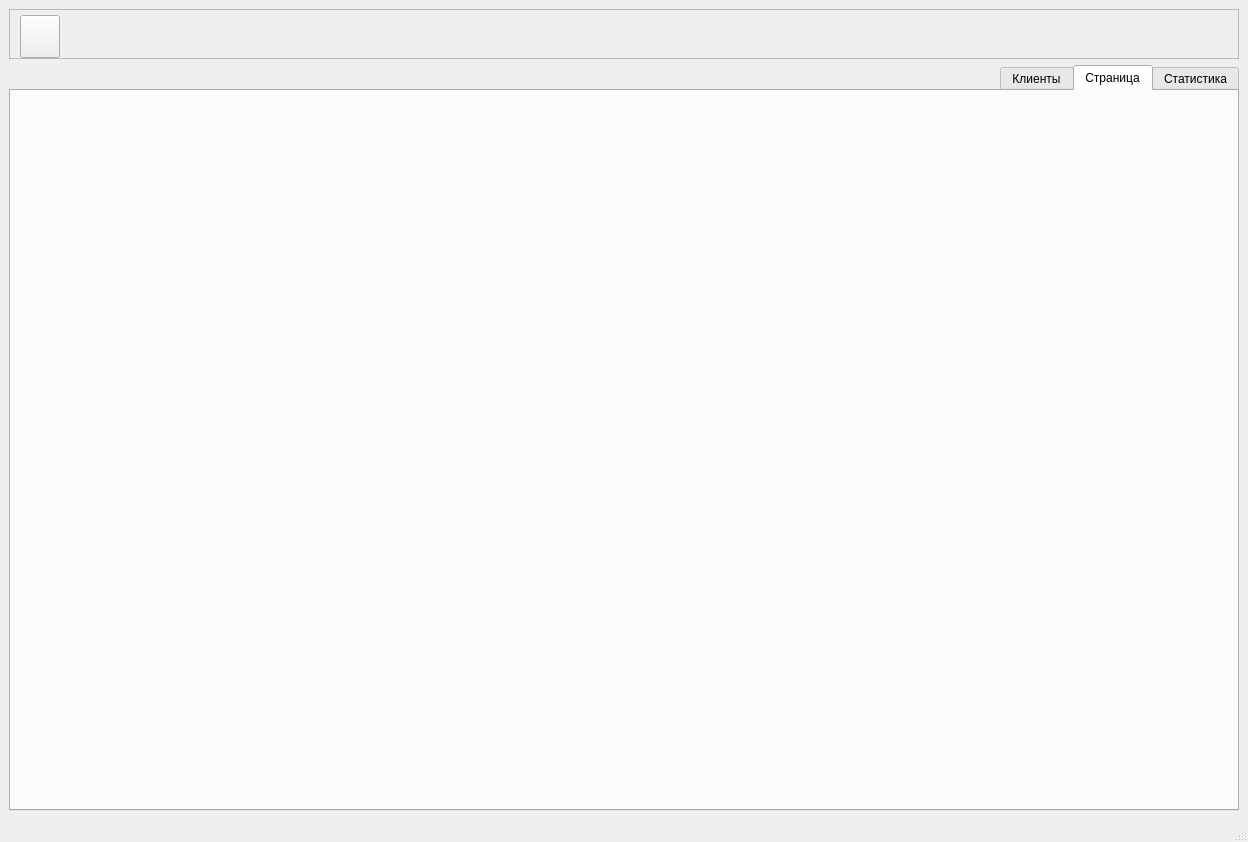
<?xml version="1.0" encoding="UTF-8"?>
<ui version="4.0">
 <class>MainWindow</class>
 <widget class="QMainWindow" name="MainWindow">
  <property name="geometry">
   <rect>
    <x>0</x>
    <y>0</y>
    <width>1248</width>
    <height>842</height>
   </rect>
  </property>
  <property name="sizePolicy">
   <sizepolicy hsizetype="Expanding" vsizetype="Expanding">
    <horstretch>0</horstretch>
    <verstretch>0</verstretch>
   </sizepolicy>
  </property>
  <property name="windowTitle">
   <string>MainWindow</string>
  </property>
  <property name="styleSheet">
   <string notr="true"/>
  </property>
  <widget class="QWidget" name="centralwidget">
   <layout class="QVBoxLayout" name="verticalLayout">
    <item>
     <widget class="QFrame" name="frm_top">
      <property name="minimumSize">
       <size>
        <width>0</width>
        <height>50</height>
       </size>
      </property>
      <property name="maximumSize">
       <size>
        <width>16777215</width>
        <height>50</height>
       </size>
      </property>
      <property name="frameShape">
       <enum>QFrame::StyledPanel</enum>
      </property>
      <property name="frameShadow">
       <enum>QFrame::Raised</enum>
      </property>
      <property name="lineWidth">
       <number>1</number>
      </property>
      <layout class="QHBoxLayout" name="horizontalLayout">
       <property name="spacing">
        <number>5</number>
       </property>
       <property name="leftMargin">
        <number>10</number>
       </property>
       <property name="topMargin">
        <number>5</number>
       </property>
       <property name="rightMargin">
        <number>10</number>
       </property>
       <property name="bottomMargin">
        <number>0</number>
       </property>
       <item>
        <widget class="QPushButton" name="btn_hamburger_menu">
         <property name="sizePolicy">
          <sizepolicy hsizetype="Minimum" vsizetype="Expanding">
           <horstretch>0</horstretch>
           <verstretch>0</verstretch>
          </sizepolicy>
         </property>
         <property name="minimumSize">
          <size>
           <width>40</width>
           <height>0</height>
          </size>
         </property>
         <property name="maximumSize">
          <size>
           <width>40</width>
           <height>16777215</height>
          </size>
         </property>
         <property name="cursor">
          <cursorShape>PointingHandCursor</cursorShape>
         </property>
         <property name="text">
          <string/>
         </property>
         <property name="icon">
          <iconset resource="../../resurce.qrc">
           <normaloff>:/Icons/icons/menu_.svg</normaloff>
           <normalon>:/Icons/icons/x_.svg</normalon>
           <disabledon>:/Icons/icons/x_.svg</disabledon>
           <activeon>:/Icons/icons/x_.svg</activeon>:/Icons/icons/menu_.svg</iconset>
         </property>
         <property name="iconSize">
          <size>
           <width>30</width>
           <height>30</height>
          </size>
         </property>
         <property name="checkable">
          <bool>true</bool>
         </property>
        </widget>
       </item>
       <item>
        <spacer name="horizontalSpacer">
         <property name="orientation">
          <enum>Qt::Horizontal</enum>
         </property>
         <property name="sizeHint" stdset="0">
          <size>
           <width>500</width>
           <height>20</height>
          </size>
         </property>
        </spacer>
       </item>
       <item>
        <layout class="QHBoxLayout" name="horizontalLayout_5">
         <property name="spacing">
          <number>10</number>
         </property>
         <property name="rightMargin">
          <number>20</number>
         </property>
         <property name="bottomMargin">
          <number>0</number>
         </property>
         <item>
          <widget class="QLabel" name="lbl_role_name">
           <property name="minimumSize">
            <size>
             <width>20</width>
             <height>0</height>
            </size>
           </property>
           <property name="text">
            <string/>
           </property>
          </widget>
         </item>
         <item>
          <widget class="QLabel" name="lbl_name_user">
           <property name="minimumSize">
            <size>
             <width>20</width>
             <height>0</height>
            </size>
           </property>
           <property name="text">
            <string/>
           </property>
          </widget>
         </item>
         <item>
          <widget class="QLabel" name="role">
           <property name="maximumSize">
            <size>
             <width>0</width>
             <height>0</height>
            </size>
           </property>
           <property name="text">
            <string/>
           </property>
          </widget>
         </item>
        </layout>
       </item>
      </layout>
     </widget>
    </item>
    <item>
     <widget class="QFrame" name="frm_content">
      <property name="sizePolicy">
       <sizepolicy hsizetype="Preferred" vsizetype="Expanding">
        <horstretch>0</horstretch>
        <verstretch>0</verstretch>
       </sizepolicy>
      </property>
      <property name="frameShape">
       <enum>QFrame::NoFrame</enum>
      </property>
      <property name="frameShadow">
       <enum>QFrame::Raised</enum>
      </property>
      <layout class="QVBoxLayout" name="layoutContent">
       <property name="spacing">
        <number>5</number>
       </property>
       <property name="leftMargin">
        <number>0</number>
       </property>
       <property name="topMargin">
        <number>0</number>
       </property>
       <property name="rightMargin">
        <number>0</number>
       </property>
       <property name="bottomMargin">
        <number>0</number>
       </property>
       <item>
        <widget class="QTabWidget" name="tabWidget">
         <property name="cursor">
          <cursorShape>PointingHandCursor</cursorShape>
         </property>
         <property name="layoutDirection">
          <enum>Qt::RightToLeft</enum>
         </property>
         <property name="currentIndex">
          <number>1</number>
         </property>
         <widget class="QWidget" name="tab_base">
          <attribute name="title">
           <string>Статистика</string>
          </attribute>
          <layout class="QHBoxLayout" name="horizontalLayout_4">
           <property name="spacing">
            <number>0</number>
           </property>
           <property name="leftMargin">
            <number>0</number>
           </property>
           <property name="topMargin">
            <number>0</number>
           </property>
           <property name="rightMargin">
            <number>0</number>
           </property>
           <property name="bottomMargin">
            <number>0</number>
           </property>
           <item>
            <layout class="QVBoxLayout" name="charts_layout">
             <property name="spacing">
              <number>5</number>
             </property>
            </layout>
           </item>
          </layout>
         </widget>
         <widget class="QWidget" name="tab_arendators_window">
          <property name="layoutDirection">
           <enum>Qt::LeftToRight</enum>
          </property>
          <attribute name="title">
           <string>Страница</string>
          </attribute>
          <layout class="QVBoxLayout" name="verticalLayout_6">
           <property name="spacing">
            <number>0</number>
           </property>
           <property name="leftMargin">
            <number>0</number>
           </property>
           <property name="topMargin">
            <number>0</number>
           </property>
           <property name="rightMargin">
            <number>0</number>
           </property>
           <property name="bottomMargin">
            <number>0</number>
           </property>
           <item>
            <layout class="QVBoxLayout" name="layout_arendators_window">
             <property name="spacing">
              <number>0</number>
             </property>
            </layout>
           </item>
          </layout>
         </widget>
         <widget class="QWidget" name="tab_arendators">
          <property name="layoutDirection">
           <enum>Qt::LeftToRight</enum>
          </property>
          <attribute name="title">
           <string>Клиенты</string>
          </attribute>
          <layout class="QHBoxLayout" name="horizontalLayout_2" stretch="3">
           <property name="spacing">
            <number>0</number>
           </property>
           <property name="leftMargin">
            <number>0</number>
           </property>
           <property name="topMargin">
            <number>0</number>
           </property>
           <property name="rightMargin">
            <number>0</number>
           </property>
           <property name="bottomMargin">
            <number>0</number>
           </property>
           <item>
            <widget class="QFrame" name="frm_arendators">
             <property name="sizePolicy">
              <sizepolicy hsizetype="Preferred" vsizetype="Expanding">
               <horstretch>0</horstretch>
               <verstretch>0</verstretch>
              </sizepolicy>
             </property>
             <property name="frameShape">
              <enum>QFrame::StyledPanel</enum>
             </property>
             <property name="frameShadow">
              <enum>QFrame::Raised</enum>
             </property>
             <property name="lineWidth">
              <number>0</number>
             </property>
             <layout class="QVBoxLayout" name="verticalLayout_2">
              <property name="spacing">
               <number>5</number>
              </property>
              <property name="leftMargin">
               <number>5</number>
              </property>
              <property name="topMargin">
               <number>10</number>
              </property>
              <property name="rightMargin">
               <number>0</number>
              </property>
              <property name="bottomMargin">
               <number>0</number>
              </property>
              <item>
               <layout class="QVBoxLayout" name="verticalLayout_4">
                <property name="spacing">
                 <number>5</number>
                </property>
                <property name="bottomMargin">
                 <number>5</number>
                </property>
                <item>
                 <layout class="QHBoxLayout" name="layoutSearchArendator">
                  <property name="spacing">
                   <number>5</number>
                  </property>
                  <property name="bottomMargin">
                   <number>15</number>
                  </property>
                  <item>
                   <widget class="QLineEdit" name="surname___text">
                    <property name="minimumSize">
                     <size>
                      <width>0</width>
                      <height>40</height>
                     </size>
                    </property>
                    <property name="clearButtonEnabled">
                     <bool>true</bool>
                    </property>
                   </widget>
                  </item>
                  <item>
                   <widget class="QComboBox" name="cb_arendators">
                    <property name="minimumSize">
                     <size>
                      <width>200</width>
                      <height>40</height>
                     </size>
                    </property>
                    <property name="placeholderText">
                     <string>Сортировать по...</string>
                    </property>
                   </widget>
                  </item>
                  <item>
                   <widget class="QGroupBox" name="groupBox">
                    <property name="minimumSize">
                     <size>
                      <width>250</width>
                      <height>0</height>
                     </size>
                    </property>
                    <property name="title">
                     <string/>
                    </property>
                    <layout class="QHBoxLayout" name="horizontalLayout_6">
                     <property name="spacing">
                      <number>10</number>
                     </property>
                     <property name="leftMargin">
                      <number>10</number>
                     </property>
                     <property name="topMargin">
                      <number>0</number>
                     </property>
                     <property name="rightMargin">
                      <number>0</number>
                     </property>
                     <property name="bottomMargin">
                      <number>0</number>
                     </property>
                     <item>
                      <widget class="QRadioButton" name="hiden_arendator__all">
                       <property name="minimumSize">
                        <size>
                         <width>0</width>
                         <height>30</height>
                        </size>
                       </property>
                       <property name="text">
                        <string>Все</string>
                       </property>
                       <property name="checked">
                        <bool>true</bool>
                       </property>
                      </widget>
                     </item>
                     <item>
                      <widget class="QRadioButton" name="hiden_arendator__active">
                       <property name="minimumSize">
                        <size>
                         <width>0</width>
                         <height>30</height>
                        </size>
                       </property>
                       <property name="text">
                        <string>Активные</string>
                       </property>
                      </widget>
                     </item>
                     <item>
                      <widget class="QRadioButton" name="hiden_arendator__hidened">
                       <property name="minimumSize">
                        <size>
                         <width>0</width>
                         <height>30</height>
                        </size>
                       </property>
                       <property name="text">
                        <string>Скрытые</string>
                       </property>
                      </widget>
                     </item>
                    </layout>
                   </widget>
                  </item>
                 </layout>
                </item>
                <item>
                 <layout class="QHBoxLayout" name="horizontalLayout_7">
                  <property name="spacing">
                   <number>5</number>
                  </property>
                  <property name="bottomMargin">
                   <number>0</number>
                  </property>
                  <item>
                   <widget class="QLabel" name="label">
                    <property name="sizePolicy">
                     <sizepolicy hsizetype="Preferred" vsizetype="Preferred">
                      <horstretch>0</horstretch>
                      <verstretch>0</verstretch>
                     </sizepolicy>
                    </property>
                    <property name="minimumSize">
                     <size>
                      <width>60</width>
                      <height>40</height>
                     </size>
                    </property>
                    <property name="maximumSize">
                     <size>
                      <width>60</width>
                      <height>40</height>
                     </size>
                    </property>
                    <property name="text">
                     <string>№
п/п</string>
                    </property>
                    <property name="alignment">
                     <set>Qt::AlignCenter</set>
                    </property>
                   </widget>
                  </item>
                  <item>
                   <widget class="QLabel" name="label_2">
                    <property name="sizePolicy">
                     <sizepolicy hsizetype="Expanding" vsizetype="Preferred">
                      <horstretch>0</horstretch>
                      <verstretch>0</verstretch>
                     </sizepolicy>
                    </property>
                    <property name="minimumSize">
                     <size>
                      <width>0</width>
                      <height>40</height>
                     </size>
                    </property>
                    <property name="maximumSize">
                     <size>
                      <width>16777215</width>
                      <height>40</height>
                     </size>
                    </property>
                    <property name="text">
                     <string>Фамилия Имя Отчество</string>
                    </property>
                    <property name="alignment">
                     <set>Qt::AlignCenter</set>
                    </property>
                   </widget>
                  </item>
                  <item>
                   <widget class="QLabel" name="label_3">
                    <property name="sizePolicy">
                     <sizepolicy hsizetype="Preferred" vsizetype="Preferred">
                      <horstretch>0</horstretch>
                      <verstretch>0</verstretch>
                     </sizepolicy>
                    </property>
                    <property name="minimumSize">
                     <size>
                      <width>150</width>
                      <height>40</height>
                     </size>
                    </property>
                    <property name="maximumSize">
                     <size>
                      <width>150</width>
                      <height>40</height>
                     </size>
                    </property>
                    <property name="text">
                     <string>Дата
регистрации</string>
                    </property>
                    <property name="alignment">
                     <set>Qt::AlignCenter</set>
                    </property>
                   </widget>
                  </item>
                  <item>
                   <widget class="QLabel" name="label_4">
                    <property name="sizePolicy">
                     <sizepolicy hsizetype="Preferred" vsizetype="Minimum">
                      <horstretch>0</horstretch>
                      <verstretch>0</verstretch>
                     </sizepolicy>
                    </property>
                    <property name="minimumSize">
                     <size>
                      <width>80</width>
                      <height>40</height>
                     </size>
                    </property>
                    <property name="maximumSize">
                     <size>
                      <width>80</width>
                      <height>40</height>
                     </size>
                    </property>
                    <property name="text">
                     <string>Всего
договоров</string>
                    </property>
                    <property name="alignment">
                     <set>Qt::AlignCenter</set>
                    </property>
                   </widget>
                  </item>
                  <item alignment="Qt::AlignTop">
                   <widget class="QLabel" name="lbl_indent_elements">
                    <property name="sizePolicy">
                     <sizepolicy hsizetype="Preferred" vsizetype="Minimum">
                      <horstretch>0</horstretch>
                      <verstretch>0</verstretch>
                     </sizepolicy>
                    </property>
                    <property name="minimumSize">
                     <size>
                      <width>40</width>
                      <height>40</height>
                     </size>
                    </property>
                    <property name="maximumSize">
                     <size>
                      <width>40</width>
                      <height>40</height>
                     </size>
                    </property>
                    <property name="text">
                     <string/>
                    </property>
                   </widget>
                  </item>
                  <item alignment="Qt::AlignTop">
                   <widget class="QLabel" name="label_6">
                    <property name="sizePolicy">
                     <sizepolicy hsizetype="Preferred" vsizetype="Minimum">
                      <horstretch>0</horstretch>
                      <verstretch>0</verstretch>
                     </sizepolicy>
                    </property>
                    <property name="minimumSize">
                     <size>
                      <width>19</width>
                      <height>40</height>
                     </size>
                    </property>
                    <property name="maximumSize">
                     <size>
                      <width>0</width>
                      <height>40</height>
                     </size>
                    </property>
                    <property name="text">
                     <string/>
                    </property>
                   </widget>
                  </item>
                 </layout>
                </item>
               </layout>
              </item>
              <item>
               <widget class="QScrollArea" name="scrollArea">
                <property name="frameShape">
                 <enum>QFrame::NoFrame</enum>
                </property>
                <property name="lineWidth">
                 <number>1</number>
                </property>
                <property name="verticalScrollBarPolicy">
                 <enum>Qt::ScrollBarAlwaysOn</enum>
                </property>
                <property name="widgetResizable">
                 <bool>true</bool>
                </property>
                <widget class="QWidget" name="scrollAreaWidgetContents">
                 <property name="geometry">
                  <rect>
                   <x>0</x>
                   <y>0</y>
                   <width>1200</width>
                   <height>596</height>
                  </rect>
                 </property>
                 <layout class="QVBoxLayout" name="verticalLayout_3">
                  <property name="spacing">
                   <number>0</number>
                  </property>
                  <property name="leftMargin">
                   <number>0</number>
                  </property>
                  <property name="topMargin">
                   <number>0</number>
                  </property>
                  <property name="rightMargin">
                   <number>0</number>
                  </property>
                  <property name="bottomMargin">
                   <number>0</number>
                  </property>
                  <item>
                   <layout class="QVBoxLayout" name="arendators_base_layout">
                    <property name="spacing">
                     <number>5</number>
                    </property>
                   </layout>
                  </item>
                  <item>
                   <spacer name="verticalSpacer">
                    <property name="orientation">
                     <enum>Qt::Vertical</enum>
                    </property>
                    <property name="sizeHint" stdset="0">
                     <size>
                      <width>20</width>
                      <height>1000</height>
                     </size>
                    </property>
                   </spacer>
                  </item>
                 </layout>
                </widget>
               </widget>
              </item>
             </layout>
            </widget>
           </item>
          </layout>
         </widget>
        </widget>
       </item>
      </layout>
     </widget>
    </item>
   </layout>
  </widget>
  <widget class="QStatusBar" name="statusbar"/>
 </widget>
 <resources>
  <include location="../../resurce.qrc"/>
 </resources>
 <connections/>
</ui>
